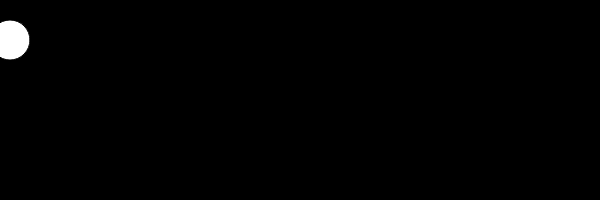
Frame 1 (no input)
Frame 60 (no input): identical to frame 1, image omitted
Frame 120 (the mouse pressed at the canvas centre since frame 60): identical to frame 1, image omitted

The p5.js sketch that drew this single still picture (run headless with seeded random() and noise() and a simulated clock; from frame 60 on, the mouse is pressed at the canvas centre):

// p5.js sketch
// ── sketch.js
//This example uses a workaround because slider.input is not recognized ––it updates the ellipse's x in draw.
//In the tutorial, code is shown step-by step
var x = 0;
var y = 40;
var gravity = 0;


var slider;
var button;

function setup(){
    slider = createSlider(0, 600, 10);
    slider.position(200, 220);

    createCanvas(600, 200);
    
    // slider.input(updateX);
    slider.changed(drop);

    button = createButton("Reset");
    button.mousePressed(reset);
    button.position(555, 220);
}

function draw(){
    background(0);
    x = slider.value();
    y = y + gravity;
    ellipse(x, y, 40, 40);
}

// function updateX(){
    
// }

function drop(){
    gravity = 10;
}

function reset(){
    x = 0;
    y = 40;
    gravity = 0;

}
